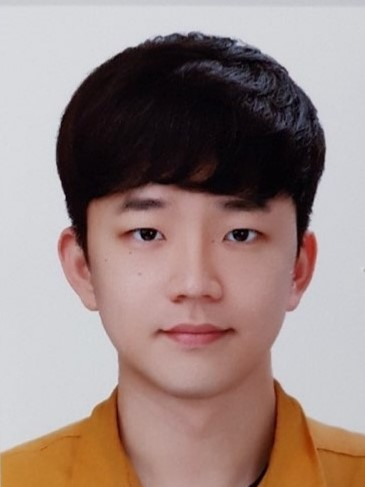
#> input picture temp/open_cv/Image/son.jpg, 365 x 487 px
$ python open_cv_test15.py
#> lines starting #> are read from the running program, lines starting #| are printed output that depends on the picture; after the words box and inside, x2 and y2 are one past the last pixel; in counts of white or black regions, pixels touching at a corner belong together
import cv2
import numpy as np

src = cv2.imread("Image/son.jpg")
#> src is the input picture: shape (487, 365, 3); mean B, G, R 130, 134.4, 154.4
gray = cv2.cvtColor(src, cv2.COLOR_BGR2GRAY)
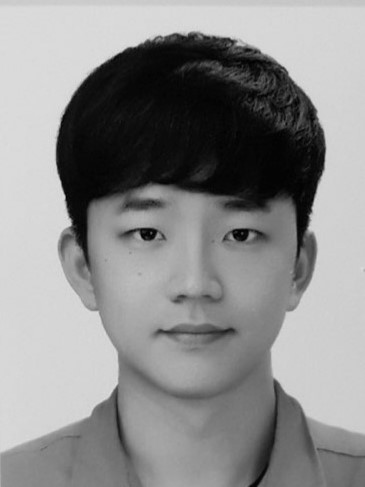
#> gray: shape (487, 365); min 1, max 224, mean 139.8
binary = cv2.adaptiveThreshold(
    gray, 255, cv2.ADAPTIVE_THRESH_MEAN_C, cv2.THRESH_BINARY_INV, 467, 37)
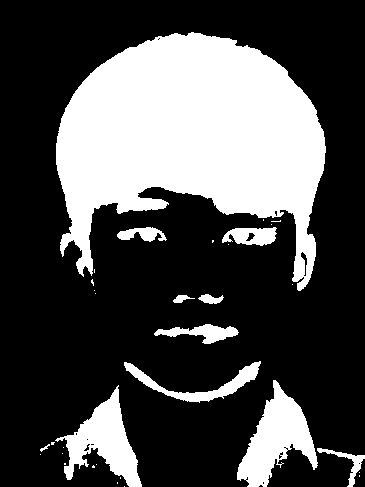
#> binary: shape (487, 365); 29.8% white; 33 white regions (22 under 20 px)

# 외곽선 검출
contours, hierarchy = cv2.findContours(
    binary, cv2.RETR_TREE, cv2.CHAIN_APPROX_SIMPLE)
#> contours = 49 contours, 36 with area under 20; largest, box (x1, y1, x2, y2) and area: (56, 32, 326, 291) 40866, (237, 380, 318, 487) 3854, (55, 385, 142, 487) 3346, (124, 361, 261, 403) 1230, (154, 324, 239, 344) 694

# 빈 output 이미지 생성 (흰색)
output = np.full(binary.shape, 255, dtype=np.uint8)

# 이미지의 높이와 너비
height, width = binary.shape
#> height = 487; width = 365

# 점진적으로 이미지를 보여주는 단위 설정
step = 1

# 샌드 아트처럼 그리기
for i, contour in enumerate(contours):
    if hierarchy[0][i][3] == -1:  # 최상위 계층의 외곽선만 그림
        for point in contour:
            x, y = point[0][0], point[0][1]
            output[y:y + step, x:x + step] = 0
            cv2.imshow("output", output)
            cv2.waitKey(1)  # 그리기 속도 조절
#> this loop made 49 passes
#> contour on passes 1, 2, 3, 4, 5, 7, 8, 9, 10, 12, 13, 19: [[124, 486]], [[117, 482], [117, 483]], [[120, 477], [120, 478]], [[359, 475], [359, 476]], [[359, 472]], [[96, 464]], [[64, 463], [64, 464], [65, 464], [65, 463]], [[40, 454]], [[62, 453]], [[358, 463], [359, 462], [360, 463], [359, 464]], [[63, 447]], [[86, 439], [87, 438], [88, 439], [87, 440]]
#> pass 1, `cv2.imshow("output", output)`:
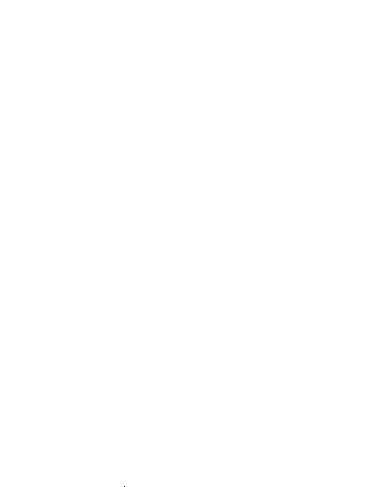
#> window 'output': shape (487, 365); 100% white; black in thin lines or dots, all inside (x1, y1, x2, y2) = (124, 486, 125, 487)
#> after the loop:
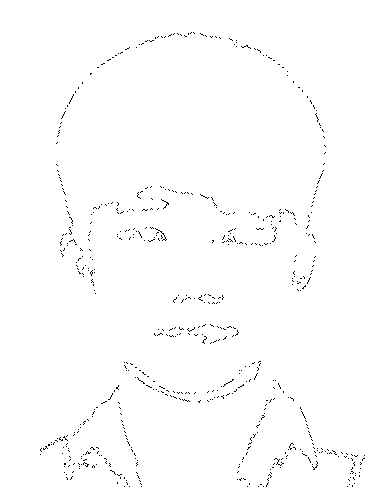
#> output: shape (487, 365); 99.1% white; black in thin lines or dots, all inside (x1, y1, x2, y2) = (40, 32, 365, 487)

# 내부를 점진적으로 채우기
for y in range(0, height, step):
    for x in range(0, width, step):
        if cv2.pointPolygonTest(contours[0], (x, y), False) >= 0:
            output[y:y + step, x:x + step] = 0
            cv2.imshow("output", output)
            cv2.waitKey(1)  # 빠르게 채우기

cv2.imshow("output", output)
cv2.waitKey(0)
cv2.destroyAllWindows()
